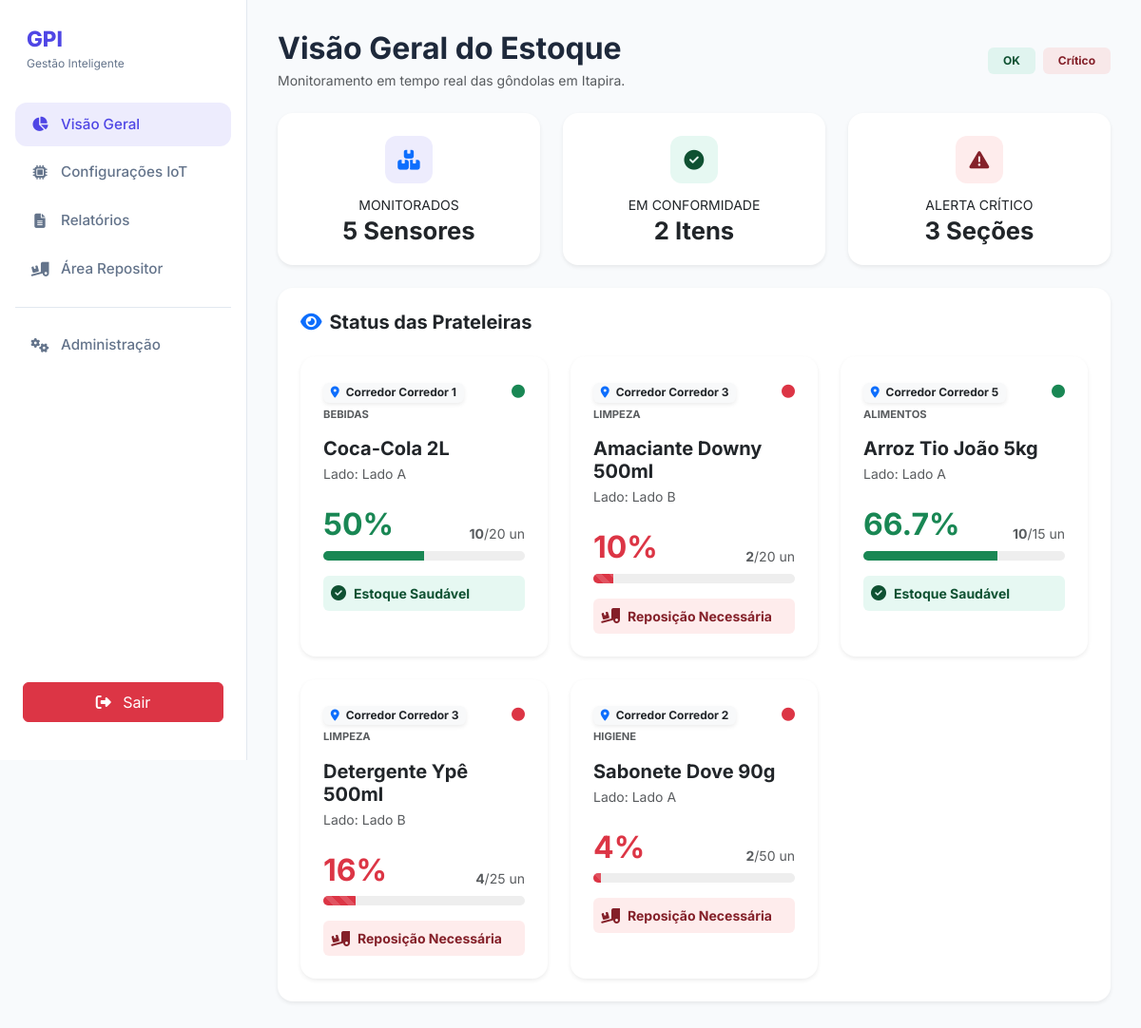
/roteador.php?controller=Home&action=index (signed in), run on an earlier commit of the app's database.
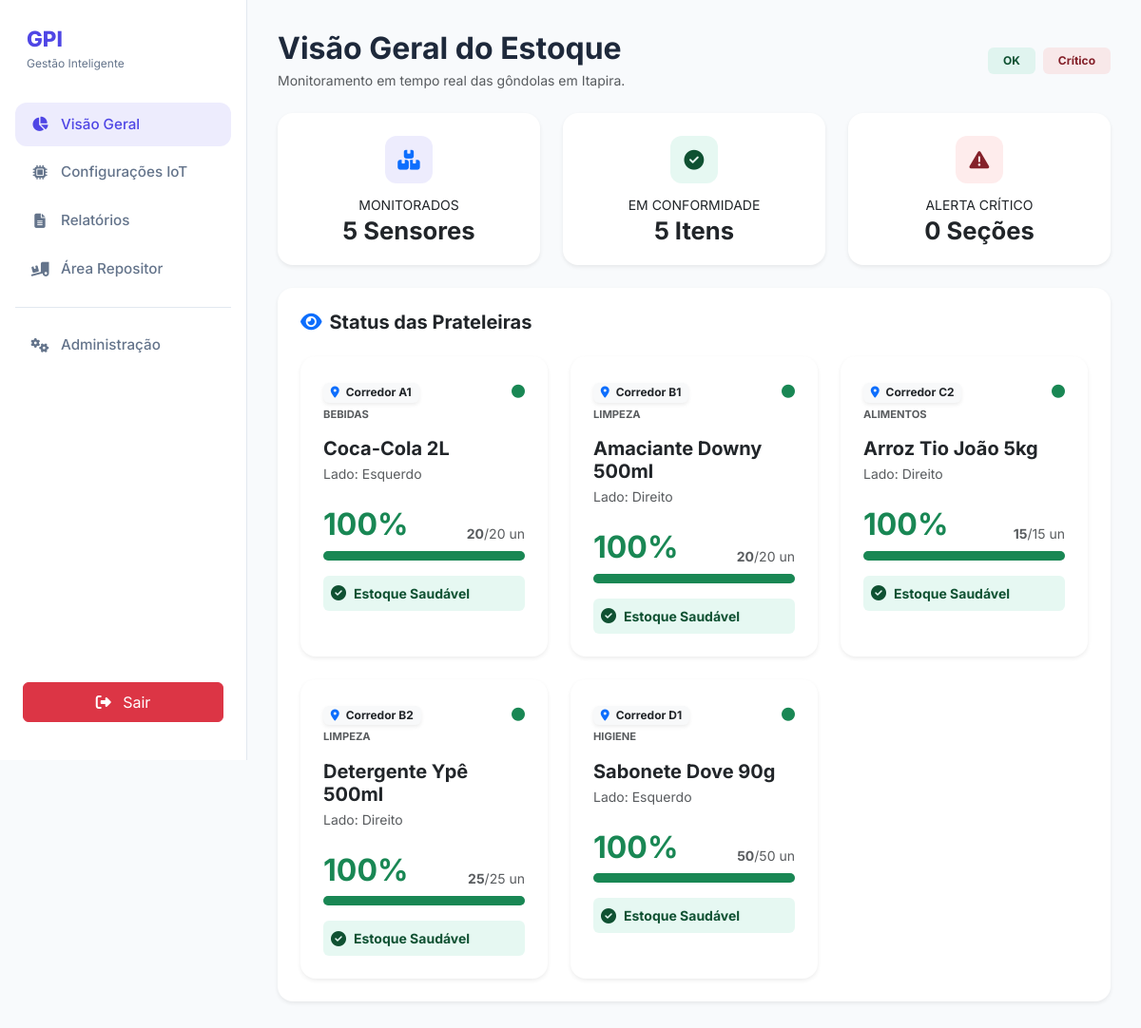
And on a later commit of the database.
### tables this page shows
CREATE TABLE sensor (
    id VARCHAR(50) PRIMARY KEY NOT NULL,
    nome VARCHAR(120) NOT NULL,
    corredor VARCHAR(120) NOT NULL,
    lado VARCHAR(120) NOT NULL,
    peso_atual DECIMAL(10,3) NOT NULL DEFAULT 0,
    capacidade_maxima INT NOT NULL DEFAULT 20,
    minimo_reposicao INT NOT NULL DEFAULT 5,
    ultima_atualizacao DATETIME NOT NULL DEFAULT CURRENT_TIMESTAMP ON UPDATE CURRENT_TIMESTAMP,
    quantidade_atual INT NOT NULL DEFAULT 0,
    id_produto INT NOT NULL,
    status VARCHAR(20) NOT NULL,
    FOREIGN KEY (id_produto) REFERENCES produtos(id)
);

CREATE TABLE categorias (
    id INT PRIMARY KEY AUTO_INCREMENT,
    nome VARCHAR(60) NOT NULL
);

CREATE TABLE produtos (
    id INT PRIMARY KEY NOT NULL AUTO_INCREMENT,
    nome VARCHAR(120) NOT NULL,
    peso_unitario DECIMAL(10,3) NOT NULL,
    unidade_medida VARCHAR(10) DEFAULT 'un',
    id_categoria INT,
    FOREIGN KEY (id_categoria) REFERENCES categorias(id)
);

### controller/HomeController.php (called while the page is built, shortened)
<?php
class HomeController {
    public function index() {
        $this->sensorDAO = new SensorDAO();
        $sensores = $this->sensorDAO->listarTodos();
        include __DIR__ . '/../view/home.php';
    }
}

### autoload.php (called while the page is built, shortened)
<?php
spl_autoload_register(function ($classe) {
    $pastas = ['controller', 'model', 'dao'];
    foreach ($pastas as $pasta) {
        $arquivo = __DIR__ . DIRECTORY_SEPARATOR . $pasta . DIRECTORY_SEPARATOR . $classe . '.php';
        if (file_exists($arquivo)) {
            return;
        }
    }
});

### DAO/Conexao.php (called while the page is built)
<?php
class Conexao {
    private static $instance;
    public static function getConn() {
        if (!isset(self::$instance)) {
            try {
                self::$instance = new PDO("mysql:host=localhost;port=3306;dbname=gpi;charset=utf8", "root", "");
                self::$instance->setAttribute(PDO::ATTR_ERRMODE, PDO::ERRMODE_EXCEPTION);
            } catch (PDOException $e) {
                die("Erro de conexão com o banco de dados: " . $e->getMessage());
            }
        }
        return self::$instance;
    }
}

### DAO/SensorDAO.php (called while the page is built, shortened)
<?php
include_once 'Conexao.php';
include_once 'model/Categoria.php';
include_once 'model/Sensor.php';
include_once 'model/Produto.php';
class SensorDAO {
    private $conexao;
    public function __construct() {
        $this->conexao = Conexao::getConn();
    }
    public function listarTodos() {
        try {
            $sql = "SELECT s.id AS sensor_id, s.nome AS sensor_nome, s.corredor, s.lado,
                           s.peso_atual, s.quantidade_atual, s.capacidade_maxima, s.minimo_reposicao, s.status AS sensor_status,
                           p.id AS produto_id, p.nome AS produto_nome, p.peso_unitario,
                           c.id AS categoria_id, c.nome AS categoria_nome
                    FROM sensor s
                    LEFT JOIN produtos p ON s.id_produto = p.id
                    LEFT JOIN categorias c ON p.id_categoria = c.id";
            $stmt = $this->conexao->query($sql);
            $sensores = [];
            while ($row = $stmt->fetch(PDO::FETCH_ASSOC)) {
                $categoria = new Categoria();
                $categoria->setId($row['categoria_id']);
                $categoria->setNome($row['categoria_nome']);
                $produto = new Produto();
                $produto->setId($row['produto_id']);
                $produto->setNome($row['produto_nome']);
                $produto->setPesoUnitario($row['peso_unitario']);
                $produto->setCategoria($categoria);
                $sensor = new Sensor();
                $sensor->setId($row['sensor_id']);
                $sensor->setNome($row['sensor_nome']);
                $sensor->setCorredor($row['corredor']);
                $sensor->setLado($row['lado']);
                $sensor->setCapacidadeMaxima($row['capacidade_maxima']);
                $sensor->setMinimoReposicao($row['minimo_reposicao']);
                $sensor->setStatus($row['sensor_status']);
                $sensor->setProduto($produto);
                $sensor->setQuantidadeAtual($row['quantidade_atual']);
                $sensor->setPesoAtual($row['peso_atual']);
                $sensores[] = $sensor;
            }
            return $sensores;
        } catch (PDOException $e) {
            throw new Exception("Erro ao listar sensores: " . $e->getMessage());
        }
    }
}

### model/Sensor.php (called while the page is built, shortened)
<?php
class Sensor {
    private $id;
    private $corredor;
    private $lado;
    private $capacidadeMaxima;
    private $quantidadeAtual;
    private $minimoReposicao;
    private $produto;
    public function getPorcentagemEstoque() {
        $porcentagem = ($this->getQuantidadeAtual() / $this->capacidadeMaxima) * 100;
        return ($porcentagem > 100) ? 100 : round($porcentagem, 1);
    }
    public function precisaReposicao() {
        return $this->getQuantidadeAtual() <= $this->minimoReposicao;
    }
    public function setQuantidadeAtual($qtd) { $this->quantidadeAtual = $qtd; }
    public function getQuantidadeAtual() { return $this->quantidadeAtual ?? 0; }
    public function setProduto(Produto $produto) { $this->produto = $produto; }
    public function getProduto() { return $this->produto; }
    public function getId() { return $this->id; }
    public function setId($id) { $this->id = $id; }
    public function getCorredor() { return $this->corredor; }
    public function setCorredor($c) { $this->corredor = $c; }
    public function getLado() { return $this->lado; }
    public function setLado($l) { $this->lado = $l; }
    public function getCapacidadeMaxima() { return $this->capacidadeMaxima; }
    public function setCapacidadeMaxima($m) { $this->capacidadeMaxima = $m; }
    public function setMinimoReposicao($min) { $this->minimoReposicao = $min; }
}

### model/Produto.php (called while the page is built, shortened)
<?php
class Produto {
    private $nome;
    private $categoria;
    public function getNome() {
        return $this->nome;
    }
    public function getCategoria() {
        return $this->categoria;
    }
    public function setNome($nome) {
        $this->nome = $nome;
    }
    public function setCategoria($categoria) {
        $this->categoria = $categoria;
    }
}

### model/Categoria.php (called while the page is built, shortened)
<?php
class Categoria {
    private $nome;
    public function getNome() {
        return $this->nome;
    }
    public function setNome($nome) {
        $this->nome = $nome;
    }
}

### view/home.php (the view, shortened to what the rows shown need)
<!DOCTYPE html>
<html lang="pt-BR">
<head>
    <link rel="stylesheet" href="https://cdnjs.cloudflare.com/ajax/libs/font-awesome/6.4.2/css/all.min.css">
    <link href="https://cdn.jsdelivr.net/npm/bootstrap@5.3.2/dist/css/bootstrap.min.css" rel="stylesheet">
    <link rel="stylesheet" href="style.css" />
</head>
<body>
    <div class="app">
        <main class="content">
            <header class="header mb-4 d-flex justify-content-between align-items-center">
                <div>
                    <h1 class="fw-bold h2 mb-1">Visão Geral do Estoque</h1>
                </div>
            </header>
            <section class="card border-0 shadow-sm p-4">
                <h2 class="h5 fw-bold mb-4"><i class="fa-solid fa-eye me-2 text-primary"></i>Status das Prateleiras</h2>
                <div class="row g-4" id="lista-sensores">
                    <?php foreach ($sensores as $s):
                        $isCritico = $s->precisaReposicao();
                        $porcentagem = $s->getPorcentagemEstoque();
                        $id = $s->getId();
                        if ($isCritico) {
                            $corDestaque = 'danger';
                        } elseif ($porcentagem < 50) {
                            $corDestaque = 'warning';
                        } else {
                            $corDestaque = 'success';
                        }
                    ?>
                    <div class="col-xl-4 col-md-6">
                        <article class="card shelf-card h-100 border-0 border-start border-5 border-<?php echo $corDestaque; ?> shadow-sm"
                                id="card-sensor-<?php echo $id; ?>"
                                style="cursor: pointer;"
                                data-bs-toggle="modal"
                                data-bs-target="#sensorModal"
                                data-id="<?php echo $id; ?>"
                                data-nome="<?php echo $s->getProduto()->getNome(); ?>"
                                data-categoria="<?php echo $s->getProduto()->getCategoria()->getNome(); ?>"
                                data-qtd="<?php echo $s->getQuantidadeAtual(); ?>"
                                data-max="<?php echo $s->getCapacidadeMaxima(); ?>">
                            <div class="card-body p-4">
                                <div class="d-flex justify-content-between align-items-start mb-3">
                                    <div>
                                        <span class="badge bg-light text-dark border-0 shadow-sm mb-1">
                                            <i class="fa-solid fa-location-dot me-1 text-primary"></i> Corredor <?php echo $s->getCorredor(); ?>
                                        </span>
                                        <small class="d-block text-muted text-uppercase fw-bold" style="font-size: 0.7rem;">
                                            <?php echo $s->getProduto()->getCategoria()->getNome(); ?>
                                        </small>
                                    </div>
                                    <div class="text-end">
                                        <i id="status-icon-<?php echo $id; ?>" class="fa-solid fa-circle text-<?php echo $corDestaque; ?> small"></i>
                                    </div>
                                </div>
                                <h3 class="h5 fw-bold mb-1"><?php echo $s->getProduto()->getNome(); ?></h3>
                                <p class="text-muted small mb-4">Lado: <?php echo $s->getLado(); ?></p>
                                <div class="mb-3">
                                    <div class="d-flex justify-content-between align-items-end mb-2">
                                        <span id="porcentagem-<?php echo $id; ?>" class="h2 fw-bold mb-0 text-<?php echo $corDestaque; ?>">
                                            <?php echo $porcentagem; ?>%
                                        </span>
                                        <span class="text-muted small" id="qtd-text-<?php echo $id; ?>">
                                            <strong><?php echo $s->getQuantidadeAtual(); ?></strong>/<?php echo $s->getCapacidadeMaxima(); ?> un
                                        </span>
                                    </div>
                                    <div class="progress" style="height: 10px; border-radius: 10px; background-color: #eee;">
                                        <div id="barra-<?php echo $id; ?>"
                                             class="progress-bar bg-<?php echo $corDestaque; ?> <?php echo $isCritico ? 'progress-bar-striped progress-bar-animated' : ''; ?>"
                                             role="progressbar" style="width: <?php echo $porcentagem; ?>%"></div>
                                    </div>
                                </div>
                                <div id="alerta-reposicao-<?php echo $id; ?>" class="mt-3 p-2 rounded <?php echo $isCritico ? 'bg-danger-light' : 'bg-success-light'; ?> d-flex align-items-center gap-2">
                                    <i class="fa-solid <?php echo $isCritico ? 'fa-truck-ramp-box' : 'fa-check-circle'; ?>"></i>
                                    <span class="small fw-bold"><?php echo $isCritico ? 'Reposição Necessária' : 'Estoque Saudável'; ?></span>
                                </div>
                            </div>
                        </article>
                    </div>
                    <?php endforeach; ?>
                </div>
            </section>
        </main>
    </div>
</body>
</html>

What changed in the data, as far as the page shows it:
changed sensor "Coca-Cola 2L": corredor "Corredor 1" → "A1"; lado "Lado A" → "Esquerdo"; porcentagem "50" → "100"; quantidade_atual "10" → "20"
changed sensor "Amaciante Downy 500ml": corredor "Corredor 3" → "B1"; lado "Lado B" → "Direito"; porcentagem "10" → "100"; quantidade_atual "2" → "20"; quantidade_atual "Reposição Necessária" → "Estoque Saudável"
changed sensor "Arroz Tio João 5kg": corredor "Corredor 5" → "C2"; lado "Lado A" → "Direito"; porcentagem "66.7" → "100"; quantidade_atual "10" → "15"
changed sensor "Detergente Ypê 500ml": corredor "Corredor 3" → "B2"; lado "Lado B" → "Direito"; porcentagem "16" → "100"; quantidade_atual "4" → "25"; quantidade_atual "Reposição Necessária" → "Estoque Saudável"
changed sensor "Sabonete Dove 90g": corredor "Corredor 2" → "D1"; lado "Lado A" → "Esquerdo"; porcentagem "4" → "100"; quantidade_atual "2" → "50"; quantidade_atual "Reposição Necessária" → "Estoque Saudável"
Also different on the page:
$totalCheios: "2" → "5"
$totalCriticos: "3" → "0"
